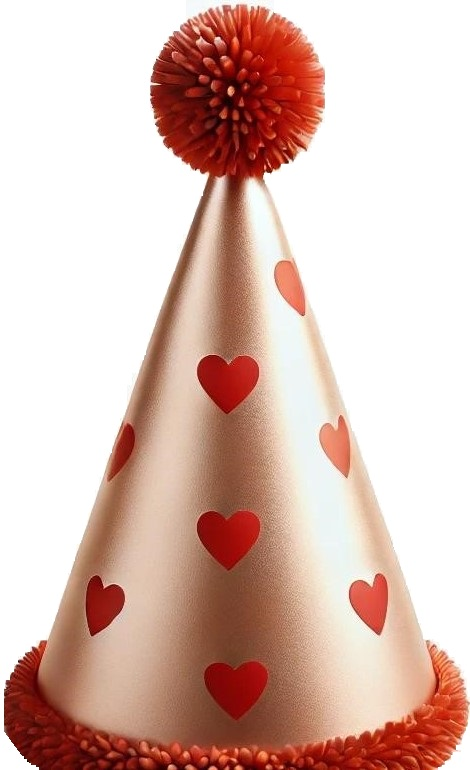
#> input picture hat.jpg, 470 x 770 px
$ python faces_detection.py
#> lines starting #> are read from the running program, lines starting #| are printed output that depends on the picture; after the words box and inside, x2 and y2 are one past the last pixel; in counts of white or black regions, pixels touching at a corner belong together
import cv2
import matplotlib.pyplot as plt
import numpy as np
import os
from PIL import Image

# Directory containing images
image_dir = 'images'
output_dir = 'output_faces'
hat_image_path = "hat.jpg"  # Path to the new hat image

# Create the output directory if it doesn't exist
if not os.path.exists(output_dir):
    os.makedirs(output_dir)

# Load the face classifier
face_classifier = cv2.CascadeClassifier(
    cv2.data.haarcascades + "haarcascade_frontalface_default.xml"
)

# Load the new birthday hat image
hat = cv2.imread(hat_image_path, cv2.IMREAD_UNCHANGED)
#> hat is the input picture: shape (770, 470, 3); mean B, G, R 179.7, 189, 219.3

# Create a mask for the hat
hat_gray = cv2.cvtColor(hat, cv2.COLOR_BGR2GRAY)
_, mask = cv2.threshold(hat_gray, 240, 255, cv2.THRESH_BINARY_INV)
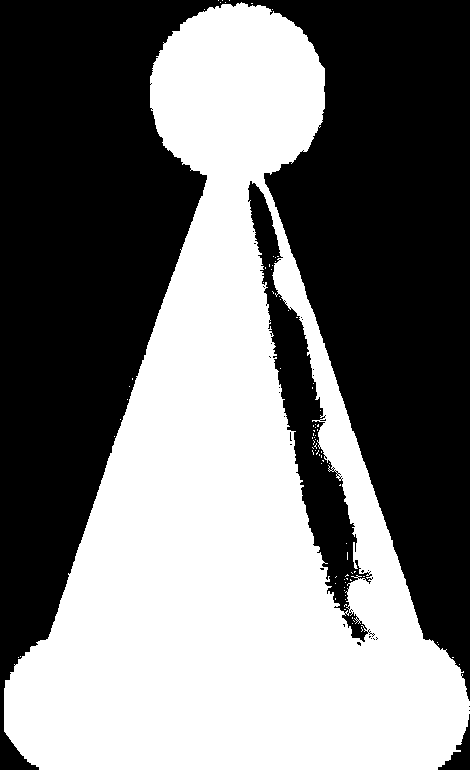
#> mask: shape (770, 470); 47.4% white; 85 white regions (84 under 20 px), largest, box (x1, y1, x2, y2) and area: (4, 2, 470, 770) 171319

# Ensure the hat image has an alpha channel
if hat.shape[2] == 3:
    hat = cv2.cvtColor(hat, cv2.COLOR_BGR2BGRA)
#> hat: shape (770, 470, 4)

# Add the mask to the alpha channel of the hat image
hat[:, :, 3] = mask


# Function to process and extract face from an image
def process_image(imagePath):
#> called with imagePath = 'images/funny_guy_image.jpg'
    img = cv2.imread(imagePath)
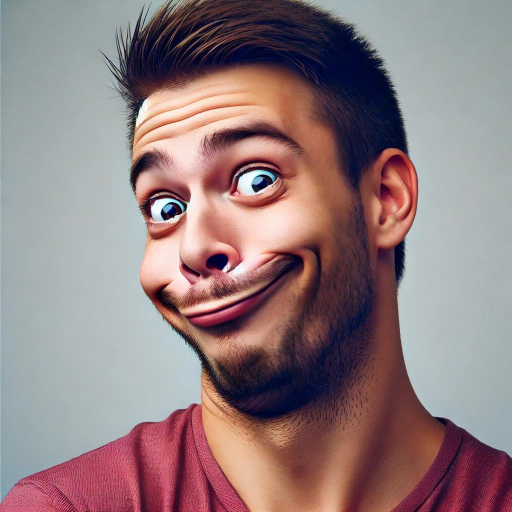
#> input picture images/funny_guy_image.jpg, 1024 x 1024 px (shown at 1/2 size)
#> img is the input picture: shape (1024, 1024, 3); mean B, G, R 127, 124.4, 145.3

    if img is None:
        print(f"Error: Image {imagePath} not loaded correctly.")
        return

    gray_image = cv2.cvtColor(img, cv2.COLOR_BGR2GRAY)
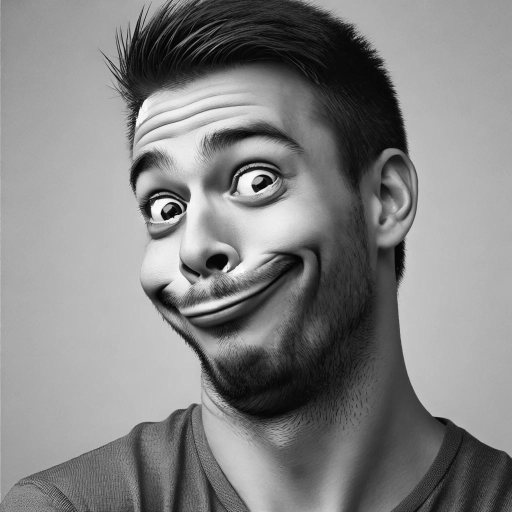
#> gray_image: shape (1024, 1024) (shown at 1/2 size); min 0, max 255, mean 130.9

    faces = face_classifier.detectMultiScale(
        gray_image, scaleFactor=1.1, minNeighbors=5, minSize=(40, 40)
    )
#> faces = [[80, 108, 644, 644]]

    face_count = 0

    for (x, y, w, h) in faces:
        face_count += 1
        # Create a mask with a white background
        face = img[y:y + h, x:x + w]
        mask = np.ones_like(face, dtype=np.uint8) * 255

        # Calculate the center and radius for the circle
        center = (w // 2, h // 2)
        radius = min(center[0], center[1], w - center[0], h - center[1])

        # Draw a filled circle in the mask (black circle on white background)
        cv2.circle(mask, center, radius, (0, 0, 0), -1)

        # Apply the mask to the face region to keep the circle and make the rest white
        face_with_circle = np.where(mask == 0, face, mask)

        # Resize the hat to be a bit larger than the face width
        scale_factor = 1  # Increase the size of the hat by 80%
        hat_resized = cv2.resize(hat, (int(w * scale_factor), int(hat.shape[0] * w * scale_factor / hat.shape[1])),
                                 interpolation=cv2.INTER_AREA)
        hat_resized_h, hat_resized_w, _ = hat_resized.shape

        # Create an output image with extra space for the hat
        output_image = np.ones((h + hat_resized_h, w, 4), dtype=np.uint8) * 255
        output_image[hat_resized_h:, :w, :3] = face_with_circle
        output_image[hat_resized_h:, :w, 3] = 255

        # Calculate position to overlay the hat
        y_offset = 170  # Default y_offset value

        # This is to move hat manually for wanted image
        # if os.path.basename(imagePath) == "3.jpg":
        #     y_offset -= 138  # Increase y_offset if the image is "2.jpg"

        x_offset = (output_image.shape[1] - hat_resized_w) // 2

        # Overlay the hat on the output image
        for i in range(hat_resized_h):
            for j in range(hat_resized_w):
                if y_offset + i >= output_image.shape[0] or x_offset + j >= output_image.shape[1]:
                    continue
                alpha = hat_resized[i, j, 3] / 255.0
                output_image[y_offset + i, x_offset + j, :3] = alpha * hat_resized[i, j, :3] + (
                        1 - alpha) * output_image[y_offset + i, x_offset + j, :3]

        # Crop the output image to remove excess space
        final_output_image = output_image[:h + hat_resized_h, :, :]

        # Save the face image with the circle and hat
        face_filename = os.path.join(output_dir,
                                     f"{os.path.splitext(os.path.basename(imagePath))[0]}_face{face_count}.png")
        cv2.imwrite(face_filename, final_output_image)

        # Display the face image with the circle and hat
        face_rgb = cv2.cvtColor(final_output_image, cv2.COLOR_BGRA2RGBA)
        plt.figure(figsize=(5, 5))
        plt.imshow(face_rgb)
        plt.axis('off')
        plt.show()
#> this loop made 1 pass
#> (x, y, w, h, face_count, center, radius, scale_factor) on pass 1: (80, 108, 644, 644, 1, (322, 322), 322, 1)
#> pass 1, in process_image, `face = img[y:y + h, x:x + w]`:
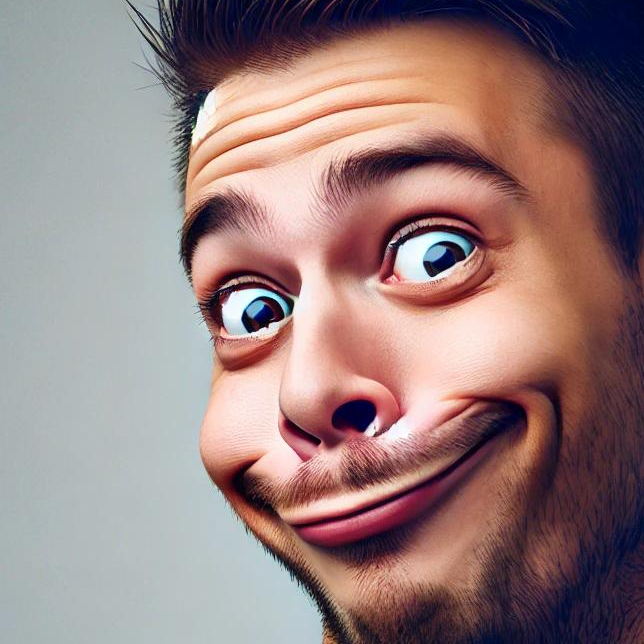
#> face: shape (644, 644, 3); mean B, G, R 126.8, 127.4, 151.5
#> pass 1, in process_image, `face_with_circle = np.where(mask == 0, face, mask)`:
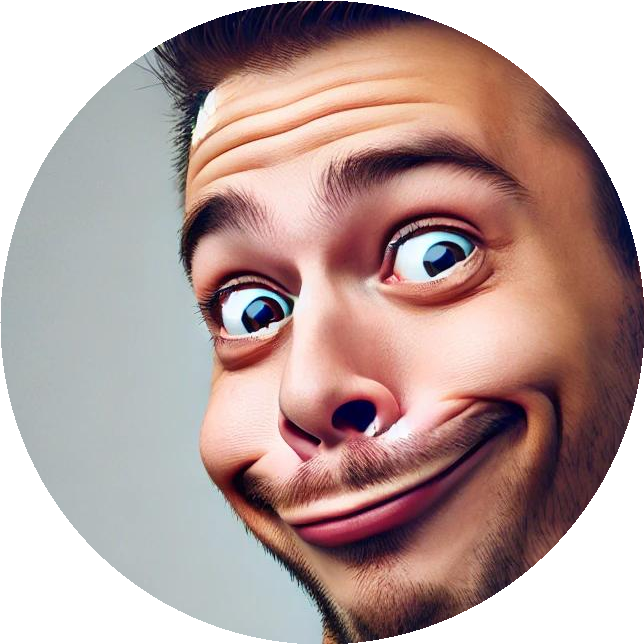
#> face_with_circle: shape (644, 644, 3); mean B, G, R 157.5, 161, 185.1
#> pass 1, in process_image, `final_output_image = output_image[:h + hat_resized_h, :, :]`:
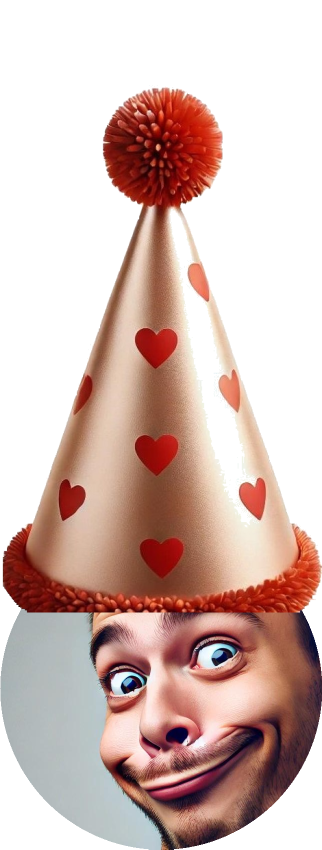
#> final_output_image: shape (1699, 644, 4) (shown at 1/2 size); mean of channels 0, 1, 2, 3 180.3, 186.5, 212.4, 255; drawn as B, G, R
#> after the loop:
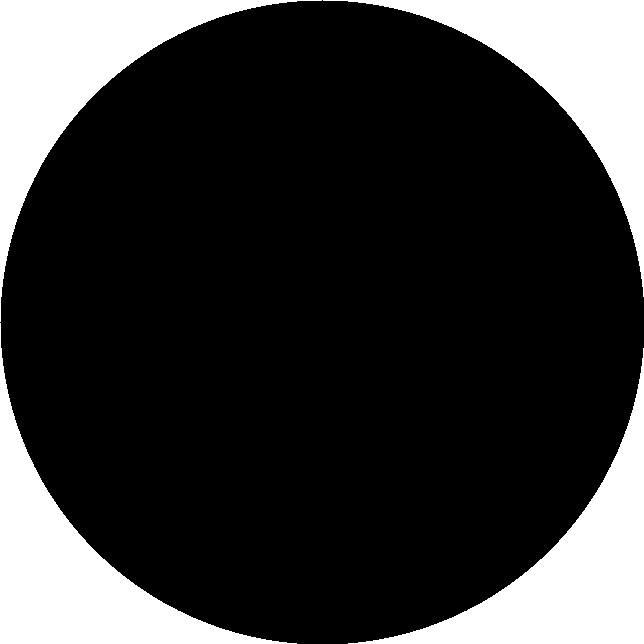
#> mask: shape (644, 644, 3); 21.5% white; 4 white regions, box (x1, y1, x2, y2) and area: (0, 0, 322, 322) 22593, (323, 0, 644, 297) 22271, (0, 323, 297, 644) 22271, (348, 348, 644, 644) 21950
#> after the loop, face_count = 1


# Loop over all images in the directory
for filename in os.listdir(image_dir):
    if filename.lower().endswith(('.png', '.jpg', '.jpeg', '.webp')):
        imagePath = os.path.join(image_dir, filename)
        process_image(imagePath)
